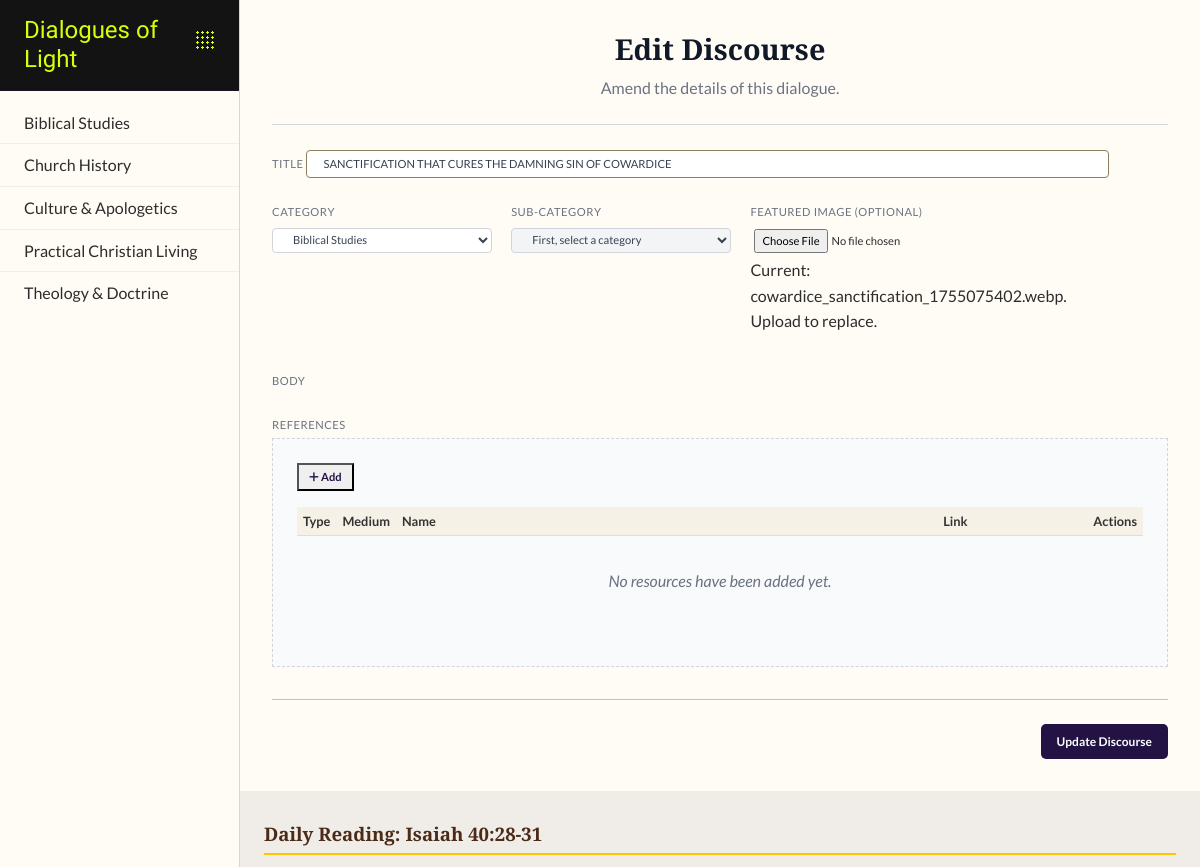
Before: /discourse/edit/7 (signed in, upper part) with the older database file.
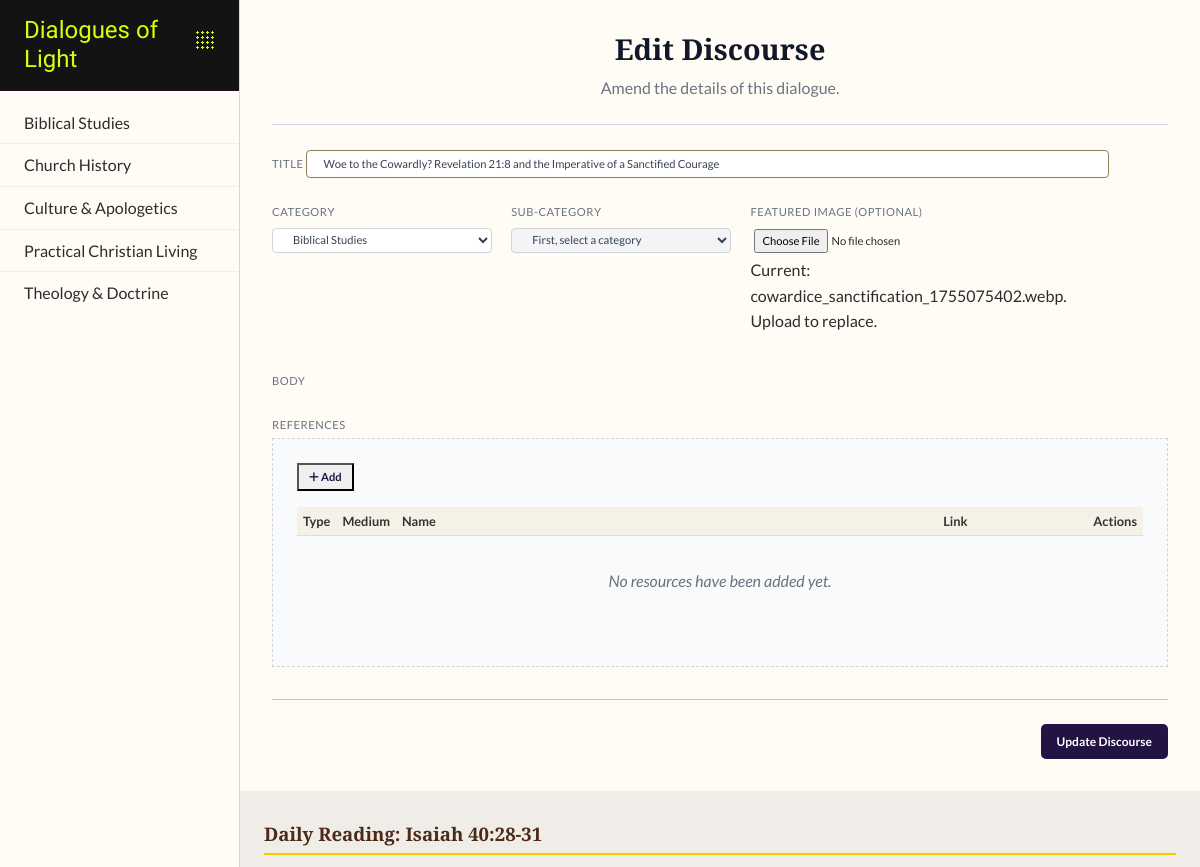
After: the same page with the newer database file.
### app/dol_db/models.py (models this page shows, shortened)
class DiscourseBlog(db.Model):
    __tablename__ = 'discourse_blogs'
    id = db.Column(db.Integer, primary_key=True)
    user_id = db.Column(db.Integer, db.ForeignKey('users.id'), nullable=False)
    subcategory_id = db.Column(db.Integer, db.ForeignKey('subcategories.id'), nullable=False)
    reference = db.Column(db.String(50), unique=True, nullable=False, index=True)
    title = db.Column(db.String(255), nullable=False)
    body = db.Column(db.Text, nullable=False)
    date_posted = db.Column(db.DateTime, default=datetime.utcnow, index=True)
    is_approved = db.Column(db.Boolean, default=False, nullable=False)
    featured_image = db.Column(db.String(255), nullable=True)
    author = db.relationship('User', back_populates='discourses')
    resources = db.relationship('Resource', back_populates='discourse', lazy='joined', cascade="all, delete-orphan")
    comments = db.relationship('DiscourseComment', back_populates='discourse', lazy='dynamic', cascade="all, delete-orphan")
    subcategory = db.relationship('SubCategory', back_populates='discourses')

### app/dol_discourse/disc_routes.py (the view)
@discourse_bp.route('/edit/<int:discourse_id>', methods=['GET'])
@login_required
def edit_discourse(discourse_id):
    discourse = DiscourseBlog.query.options(
        joinedload(DiscourseBlog.resources),
        joinedload(DiscourseBlog.subcategory)
    ).get_or_404(discourse_id)
    is_author = discourse.user_id == current_user.id
    is_privileged = current_user.has_role('Admin') or current_user.has_role('Editor')
    if not is_author and not is_privileged:
        abort(403) # Forbidden
    discourse_data_for_js = {
        "id": discourse.id,
        "body": discourse.body,
        "subcategory_id": discourse.subcategory_id,
        "resources": [
            {
                "name": r.name,
                "type": r.type.name,    # Pass the Enum member NAME
                "medium": r.medium.name, # Pass the Enum member NAME
                "link": r.link,
            } for r in discourse.resources
        ]
    }
    all_categories = Category.query.order_by(Category.name).all()
    return render_template(
        'discourse.html',
        categories=all_categories,
        discourse=discourse, # Pass the full object for template logic
        discourse_data_for_js=json.dumps(discourse_data_for_js) # Pass JSON for JS
    )

### app/dol_db/models.py (called while the page is built)
    def has_role(self, role_name):
        return any(role.name.value == role_name for role in self.roles)

### app/dol_discourse/disc_routes.py (called while the page is built)
@discourse_bp.app_context_processor
def inject_enums_for_discourse_templates():
    def get_resource_types():
        return list(ResourceType)
    def get_resource_mediums():
        return list(ResourceMedium)
    return dict(
        get_resource_types=get_resource_types,
        get_resource_mediums=get_resource_mediums
    )

### app/routes.py (called while the page is built)
@bp.app_context_processor
def inject_now():
    return {'now': datetime.utcnow}

### app/dol_discourse/templates/discourse/discourse.html (shortened to what this page needs)
{% extends "layout.html" %}
{% block head_extensions %}
    <link rel="stylesheet" href="{{ url_for('discourse.static', filename='discourse.css') }}">
    <link href="https://cdn.jsdelivr.net/npm/quill@2.0.3/dist/quill.snow.css" rel="stylesheet">
{% endblock %}
{% block content %}
<div class="editor-container-full-width">
    <div class="editor-header">
        <h3>{% if discourse %}Edit Discourse{% else %}Discourse Editor{% endif %}</h3>
        <p>{% if discourse %}Amend the details of this dialogue.{% else %}Craft and contribute a new dialogue for the community.{% endif %}</p>
    </div>
    <form id="discourse-editor-form"
          {% if discourse_data_for_js %}
          data-discourse-json="{{ discourse_data_for_js }}"
          {% endif %}>
        <div class="metadata-row">
            <div class="form-group-sm form-col-12">
                <label for="discourse-title-input">Title</label>
                <input type="text" id="discourse-title-input" name="title" required value="{{ discourse.title if discourse else '' }}">
            </div>
            <div class="form-group-sm form-col-2">
                <label for="discourse-category-select">Category</label>
                <select id="discourse-category-select" name="category" required>
                    {% for category in categories %}
                        <option value="{{ category.id }}" {% if discourse and discourse.subcategory.category_id == category.id %}selected{% endif %}>
                            {{ category.name }}
                        </option>
                    {% endfor %}
                </select>
            </div>
            <div class="form-group-sm form-col-2">
                <label for="discourse-subcategory-select">Sub-Category</label>
                <select id="discourse-subcategory-select" name="subcategory_id" required disabled>
                    <option value="">First, select a category</option>
                </select>
            </div>
            <div class="form-group-sm form-col-2">
                <label for="featured-image-input">Featured Image (Optional)</label>
                <input type="file" id="featured-image-input" name="featured_image" accept="image/jpeg, image/png, image/webp">
                {% if discourse and discourse.featured_image %}
                    <p class="current-image-info">Current: {{ discourse.featured_image }}. Upload to replace.</p>
                {% endif %}
            </div>
        </div>
        <div class="form-group-sm">
            <label for="editor-target-div">Body</label>
        </div>
        {% if current_user.is_authenticated and (current_user.has_role('Admin') or current_user.has_role('Editor') or current_user.has_role('Writer')) %}
         <div class="form-group-sm">
        <label for="editor-target-div">References</label>
            <div class="resources-staging-area">
                <div class="section-header-with-button">
                    <button type="button" class="btn-add-resource" data-modal-target="add-resource-modal">
                        <i class="fas fa-plus"></i> Add
                    </button>
                </div>
                <div class="resources-table-container">
                    <table id="resources-table">
                        <thead>
                            <tr>
                                <th>Type</th>
                                <th>Medium</th>
                                <th>Name</th>
                                <th>Link</th>
                                <th>Actions</th>
                            </tr>
                        </thead>
                    </table>
                    <p id="no-resources-message">No resources have been added yet.</p>
                </div>
            </div>
        </div>
        {% else %}
            <p class="form-warning">You must be logged in as an Admin, Editor, or Writer to add resources.</p>
        {% endif %}
        <div class="form-footer">
            <button type="submit" class="btn-submit">{% if discourse %}Update Discourse{% else %}Save Discourse{% endif %}</button>
        </div>
    </form>
</div>
{% endblock %}

Changed rows visible on the page:
changed DiscourseBlog "cowardice_sanctification_1755075402.webp": title "SANCTIFICATION THAT CURES THE DAMNING SIN OF COWARDICE" → "Woe to the Cowardly? Revelation 21:8 and the Imperative of a Sanctified Courage"
